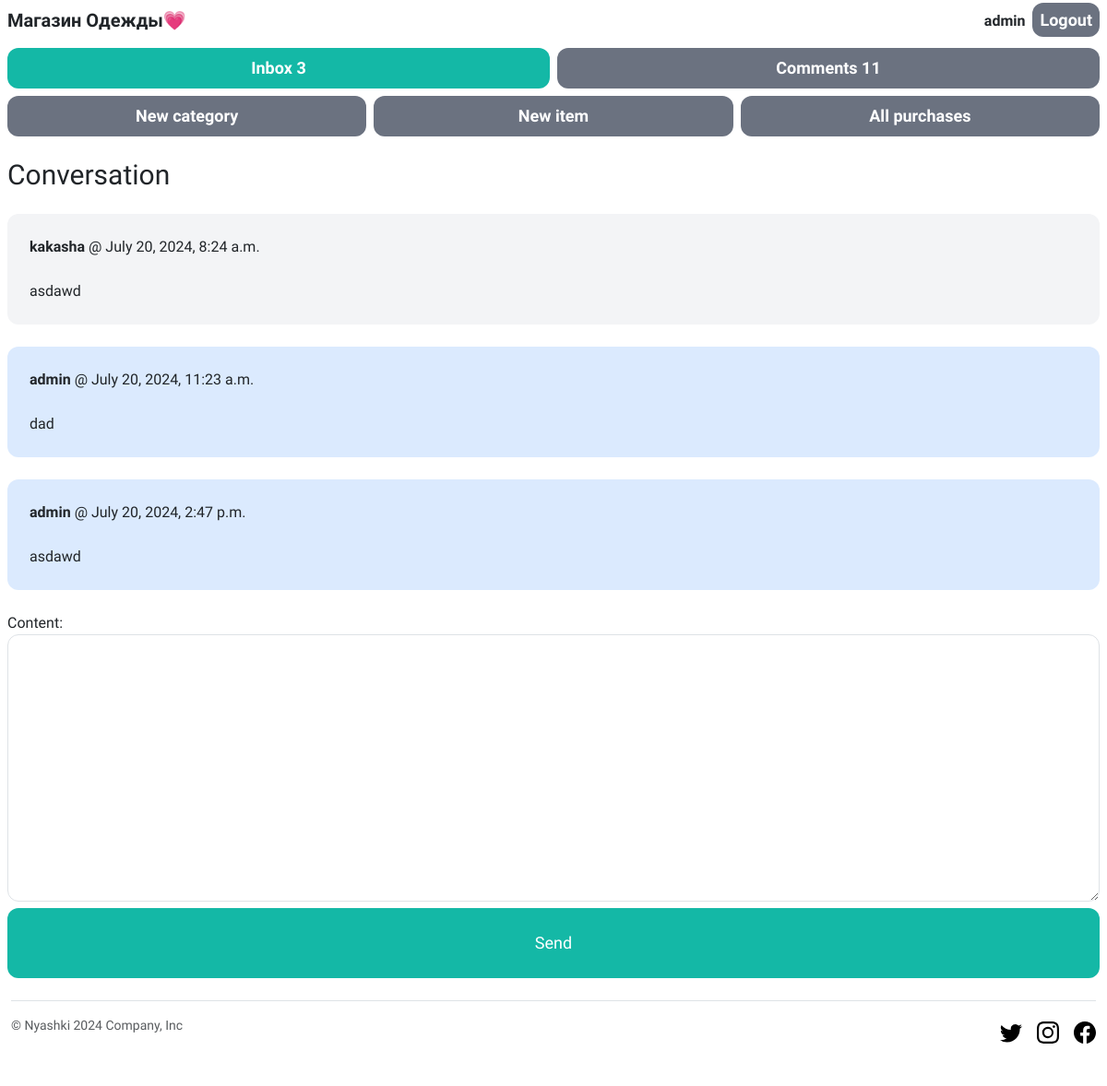
/inbox/3/ (signed in), run on an earlier commit of the app's database.
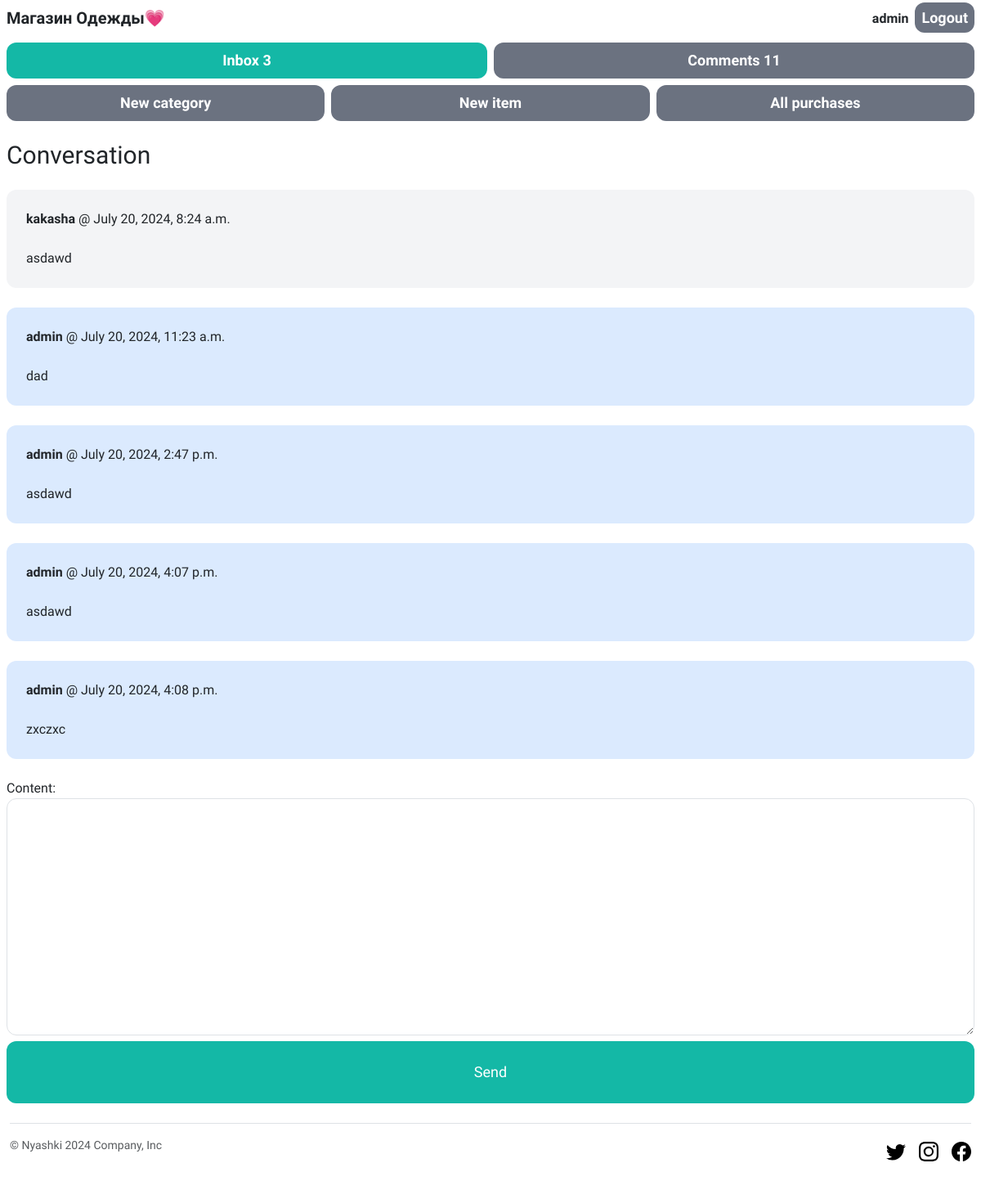
And on a later commit of the database.
### conversation/models.py (models this page shows)
class ConversationMessage(models.Model):
    conversation = models.ForeignKey(Conversation, related_name='messages', on_delete=models.CASCADE)
    content = models.TextField()
    created_at = models.DateTimeField(auto_now_add=True)
    created_by = models.ForeignKey(User, related_name='created_messages', on_delete=models.CASCADE)

### conversation/views.py (the view)
# urls.py: path('<int:pk>/', views.detail, name='detail'),
@login_required
def detail(request, pk):
    conversation = Conversation.objects.filter(members__in=[request.user.id]).get(pk=pk)
    if request.method == 'POST':
        form = ConversationMessageForm(request.POST)
        if form.is_valid():
            conversation_message = form.save(commit=False)
            conversation_message.conversation = conversation
            conversation_message.created_by = request.user
            conversation_message.save()
            conversation.save()
            return redirect('conversation:detail', pk=pk)
    else:
        form = ConversationMessageForm()
    return render(request, 'conversation/detail.html', {
        'conversation': conversation,
        'form': form
    })

### conversation/forms.py
class ConversationMessageForm(forms.ModelForm):
    class Meta:
        model = ConversationMessage
        fields = ('content',)
        widgets = {
            'content': forms.Textarea(attrs={
                'class': 'w-full py-4 px-6 rounded-xl border'
            })
        }

### conversation/templates/conversation/detail.html (shortened to what this page needs)
{% extends 'core/base.html' %}
{% block content %}
<h1 class="mb-6 text-3xl mt-4">Conversation</h1>
<div class="space-y-6">
    {% for message in conversation.messages.all %}
        <div class="p-6 flex {% if message.created_by == request.user %}bg-blue-100{% else %}bg-gray-100{% endif %} rounded-xl">
            <div>
                <p class="mb-4"><strong>{{ message.created_by.username }}</strong> @ {{ message.created_at }}</p>
                <p>{{ message.content }}</p>
            </div>
        </div>
    {% endfor %}
</div>
<form method="post" action="." class="mt-6">
    {{ form.as_p }}
    <button class="w-full text-center py-4 px-8 text-lg bg-teal-500 hover:bg-teal-700 rounded-xl text-white">Send</button>
</form>
{% endblock %}

What changed in the data, as far as the page shows it:
added ConversationMessage: created_by.username "admin", created_at "July 20, 2024, 4:07 p.m.", content "asdawd"
added ConversationMessage: created_by.username "admin", created_at "July 20, 2024, 4:08 p.m.", content "zxczxc"
